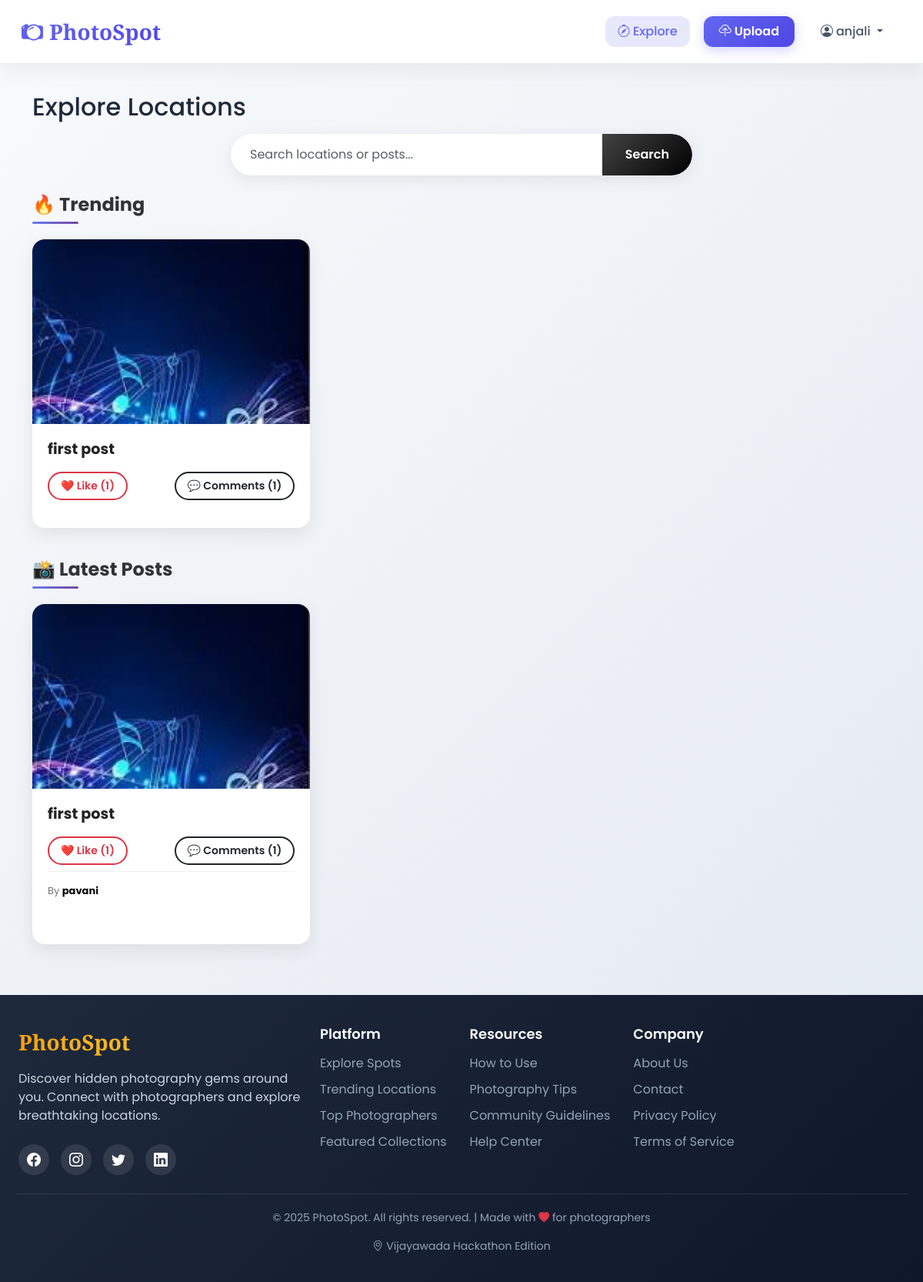
Screenshot of / (signed in) with the database file from the repository.
### main/models.py (models this page shows, shortened)
class Post(models.Model):
    uploader = models.ForeignKey(User, on_delete=models.CASCADE, related_name='posts')
    title = models.CharField(max_length=200)
    description = models.TextField(blank=True)
    location = models.ForeignKey(Location, on_delete=models.SET_NULL, null=True, blank=True)
    image = models.ImageField(upload_to='posts/',  blank=True, null=True)
    video = models.FileField(upload_to='videos/', blank=True, null=True)
    created_at = models.DateTimeField(auto_now_add=True)

### main/views.py (the view, shortened to what this page needs)
# urls.py: path('', views.explore, name='explore'),
def explore(request):
    q = request.GET.get('q', '').strip()
    posts = (
        Post.objects
        .select_related('uploader', 'location')
        .annotate(
            like_count=Count('likes', distinct=True),
            comment_count=Count('comments', distinct=True)
        )
    )
    posts = posts.order_by('-created_at')
    trending = (
        Post.objects
        .annotate(
            like_count=Count('likes', distinct=True),
            comment_count=Count('comments', distinct=True),
            score=ExpressionWrapper(
                F('like_count') * 2 + F('comment_count'),
                output_field=IntegerField()
            )
        )
        .order_by('-score', '-created_at')[:6]
    )
    return render(request, 'main/explore.html', {
        'posts': posts,
        'trending': trending,
        'query': q
    })

### main/templates/main/explore.html (shortened to what this page needs)
{% extends 'main/base.html' %}
{% block content %}
<h2 class="mb-3">Explore Locations</h2>
<form method="GET" class="mb-4">
    <div class="input-group">
        <input type="text" name="q" class="form-control"
               placeholder="Search locations or posts..." value="{{ query }}">
        <button class="btn btn-dark">Search</button>
    </div>
</form>
<h4 class="mt-3">🔥 Trending</h4>
<div class="row">
    {% for t in trending %}
    <div class="col-md-4">
        <div class="card mb-3">
            {% if t.image %}
                <img src="{{ t.image.url }}" class="card-img-top popup-trigger"
                     data-id="{{ t.id }}" data-type="image" data-src="{{ t.image.url }}">
            {% elif t.video and t.video.name %}
                <video class="card-img-top popup-trigger" muted
                       data-id="{{ t.id }}" data-type="video" data-src="{{ t.video.url }}">
                    <source src="{{ t.video.url }}">
                </video>
            {% endif %}
            <div class="card-body">
                <h5>{{ t.title }}</h5>
                <div class="d-flex justify-content-between">
                    <button class="btn btn-sm btn-outline-danger like-btn" data-id="{{ t.id }}">
                        ❤️ Like ({{ t.like_count }})
                    </button>
                    <button class="btn btn-sm btn-outline-dark popup-trigger"
                            data-id="{{ t.id }}"
                            data-type="{% if t.image %}image{% elif t.video and t.video.name %}video{% else %}none{% endif %}"
                            data-src="{% if t.image %}{{ t.image.url }}{% elif t.video and t.video.name %}{{ t.video.url }}{% else %}#{% endif %}">
                        💬 Comments ({{ t.comment_count }})
                    </button>
                </div>
            </div>
        </div>
    </div>
    {% empty %}
        <p>No trending posts.</p>
    {% endfor %}
</div>
<h4 class="mt-4">📸 Latest Posts</h4>
<div class="row">
    {% for p in posts %}
    <div class="col-md-4">
        <div class="card mb-4">
            {% if p.image %}
                <img src="{{ p.image.url }}" class="card-img-top popup-trigger"
                     data-id="{{ p.id }}" data-type="image" data-src="{{ p.image.url }}">
            {% elif p.video and p.video.name %}
                <video class="card-img-top popup-trigger" muted
                       data-id="{{ p.id }}" data-type="video" data-src="{{ p.video.url }}">
                    <source src="{{ p.video.url }}">
                </video>
            {% endif %}
            <div class="card-body">
                <h5>{{ p.title }}</h5>
                <div class="d-flex justify-content-between">
                    <button class="btn btn-sm btn-outline-danger like-btn" data-id="{{ p.id }}">
                        ❤️ Like ({{ p.like_count }})
                    </button>
                    <button class="btn btn-sm btn-outline-dark popup-trigger"
                            data-id="{{ p.id }}"
                            data-type="{% if p.image %}image{% elif p.video and p.video.name %}video{% else %}none{% endif %}"
                            data-src="{% if p.image %}{{ p.image.url }}{% elif p.video and p.video.name %}{{ p.video.url }}{% else %}#{% endif %}">
                        💬 Comments ({{ p.comment_count }})
                    </button>
                </div>
               <p class="text-muted mt-2">
       By <a href="{% url 'profile' p.uploader.username %}" class="text-decoration-none fw-bold" style="color: #090909;">
    {{ p.uploader.username }}
</a>
                </p>
            </div>
        </div>
    </div>
    {% empty %}
        <p>No posts.</p>
    {% endfor %}
</div>
{% endblock %}

### main/templates/main/base.html (shortened to what this page needs)
<!DOCTYPE html>
<html lang="en">
<head>
    <link href="https://cdn.jsdelivr.net/npm/bootstrap@5.3.0/dist/css/bootstrap.min.css" rel="stylesheet">
    <link rel="stylesheet" href="https://cdn.jsdelivr.net/npm/bootstrap-icons@1.10.0/font/bootstrap-icons.css">
</head>
<body>
<nav class="navbar navbar-expand-lg navbar-dark bg-dark px-3">
    <div class="container-fluid">
        <a class="navbar-brand" href="{% url 'explore' %}">
            <i class="bi bi-camera2 me-2"></i>PhotoSpot
        </a>
        <div class="collapse navbar-collapse" id="navMenu">
            <ul class="navbar-nav ms-auto align-items-center">
                {% if user.is_authenticated %}
                    <li class="nav-item">
                        <a class="nav-link" href="{% url 'explore' %}">
                            <i class="bi bi-compass me-1"></i>Explore
                        </a>
                    </li>
                    <li class="nav-item">
                        <a class="nav-link btn-upload" href="{% url 'post_create' %}">
                            <i class="bi bi-cloud-upload me-1"></i>Upload
                        </a>
                    </li>
                    <li class="nav-item dropdown">
                        <a class="nav-link dropdown-toggle" href="#" id="userDropdown" role="button"
                           data-bs-toggle="dropdown" aria-expanded="false">
                            <i class="bi bi-person-circle me-1"></i>{{ user.username|default:"Profile" }}
                        </a>
                    </li>
                {% endif %}
            </ul>
        </div>
    </div>
</nav>
    <div class="container main-container fade-in">
    {% block content %}{% endblock %}
</div>
<footer>
    <div class="footer-content">
        <div class="row">
            <div class="col-lg-4 mb-4">
                <div class="footer-brand">PhotoSpot</div>
                <p class="footer-tagline">
                    Discover hidden photography gems around you. Connect with photographers and explore breathtaking locations.
                </p>
                <div class="social-icons">
                    <a href="#" class="social-icon"><i class="bi bi-facebook"></i></a>
                    <a href="#" class="social-icon"><i class="bi bi-instagram"></i></a>
                    <a href="#" class="social-icon"><i class="bi bi-twitter"></i></a>
                    <a href="#" class="social-icon"><i class="bi bi-linkedin"></i></a>
                </div>
            </div>
            <div class="col-lg-8">
                <div class="footer-links">
                    <div class="footer-column">
                        <h5>Platform</h5>
                        <ul>
                            <li><a href="{% url 'explore' %}">Explore Spots</a></li>
                            <li><a href="#">Trending Locations</a></li>
                            <li><a href="#">Top Photographers</a></li>
                            <li><a href="#">Featured Collections</a></li>
                        </ul>
                    </div>
                    <div class="footer-column">
                        <h5>Resources</h5>
                        <ul>
                            <li><a href="#">How to Use</a></li>
                            <li><a href="#">Photography Tips</a></li>
                            <li><a href="#">Community Guidelines</a></li>
                            <li><a href="#">Help Center</a></li>
                        </ul>
                    </div>
                    <div class="footer-column">
                        <h5>Company</h5>
                        <ul>
                            <li><a href="#">About Us</a></li>
                            <li><a href="#">Contact</a></li>
                            <li><a href="#">Privacy Policy</a></li>
                            <li><a href="#">Terms of Service</a></li>
                        </ul>
                    </div>
                </div>
            </div>
        </div>
        <div class="copyright">
            <p>&copy; 2025 PhotoSpot. All rights reserved. | Made with <i class="bi bi-heart-fill text-danger"></i> for photographers</p>
            <p class="mt-2">
                <i class="bi bi-geo-alt me-1"></i>Vijayawada Hackathon Edition
            </p>
        </div>
    </div>
</footer>
</body>
</html>

### main/templates/main/base.html (style rules this page uses)
html { overflow-y: scroll; }
body { margin: 0; padding: 0; width: 100%; }
:root { --primary: #6366f1; --primary-dark: #4f46e5; --secondary: #f8fafc; --accent: #f59e0b; --dark: #1e293b; --light: #f1f5f9; --shadow: 0 10px 25px rgba(0, 0, 0, 0.05); --shadow-hover: 0 15px 30px rgba(0, 0, 0, 0.1); --radius: 16px; --transition: all 0.3s ease; }
* { margin: 0; padding: 0; box-sizing: border-box; }
body { font-family: 'Poppins', sans-serif; background: linear-gradient(135deg, #f8fafc 0%, #e2e8f0 100%); color: var(--dark); min-height: 100vh; display: flex; flex-direction: column; }
.navbar { position: fixed; top: 0; left: 0; width: 100%; z-index: 1000; background: rgba(255, 255, 255, 0.95) !important; backdrop-filter: blur(10px); border-bottom: 1px solid rgba(226, 232, 240, 0.8); padding: 15px 0; box-shadow: var(--shadow); }
.navbar-brand { font-family: 'Playfair Display', serif; font-weight: 700; font-size: 28px; background: linear-gradient(135deg, var(--primary) 0%, var(--primary-dark) 100%); -webkit-background-clip: text; -webkit-text-fill-color: transparent; transition: var(--transition); }
.nav-link { font-weight: 500; color: #475569 !important; margin: 0 8px; padding: 8px 16px !important; border-radius: 12px; transition: var(--transition); }
.nav-link.active { color: var(--primary) !important; background: rgba(99, 102, 241, 0.15); }
.btn-upload { background: linear-gradient(135deg, var(--primary) 0%, var(--primary-dark) 100%); color: white !important; border-radius: 12px; padding: 8px 20px !important; margin: 0 10px; font-weight: 600; box-shadow: 0 4px 15px rgba(99, 102, 241, 0.3); transition: var(--transition); }
.main-container { padding-top: 120px; padding-bottom: 50px; }
footer { background: linear-gradient(135deg, var(--dark) 0%, #0f172a 100%); color: white; padding: 40px 0 20px; margin-top: auto; }
.footer-content { max-width: 1200px; margin: 0 auto; padding: 0 20px; }
.footer-brand { font-family: 'Playfair Display', serif; font-size: 28px; font-weight: 700; background: linear-gradient(135deg, #f59e0b 0%, #fbbf24 100%); -webkit-background-clip: text; -webkit-text-fill-color: transparent; margin-bottom: 15px; display: inline-block; }
.footer-tagline { color: #cbd5e1; font-size: 16px; margin-bottom: 25px; max-width: 400px; }
.footer-links { display: flex; flex-wrap: wrap; gap: 30px; margin-bottom: 30px; }
.footer-column h5 { color: #f8fafc; font-size: 18px; margin-bottom: 15px; font-weight: 600; }
.footer-column ul { list-style: none; padding: 0; }
.footer-column ul li { margin-bottom: 10px; }
.footer-column ul li a { color: #94a3b8; text-decoration: none; transition: var(--transition); }
.social-icons { display: flex; gap: 15px; margin-top: 20px; }
.social-icon { width: 40px; height: 40px; background: rgba(255, 255, 255, 0.1); border-radius: 50%; display: flex; align-items: center; justify-content: center; color: white; font-size: 18px; transition: var(--transition); }
.copyright { text-align: center; padding-top: 20px; border-top: 1px solid rgba(255, 255, 255, 0.1); color: #94a3b8; font-size: 14px; }
.fade-in { animation: fadeIn 0.6s ease-out; }

### rows the page displays
Post: image (picture), title "first post", like_count "1", comment_count "1", uploader.username "pavani"

### other values shown
{{ user.username|default:"Profile" }} "anjali"
